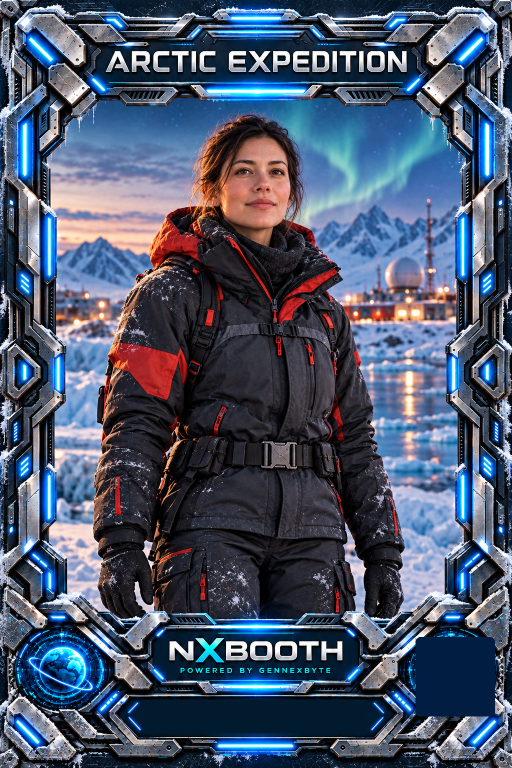
#> input picture backend/app/data/basic-footer-v2/arctic-expedition-001/template.png, 1024 x 1536 px (shown at 1/2 size); its folder holds only this picture in this run
$ python -i image_validation.py   (imports and definitions only)
#> lines starting #> are read from the running program, lines starting #| are printed output that depends on the picture
"""Decode, validate, and normalize customer image uploads.

Mobile browsers can supply HEIC/HEIF files, empty MIME types, and images whose
EXIF orientation has not been applied to the pixel data. This module trusts
decoded image bytes rather than the multipart MIME header or filename and
produces JPEG/sRGB bytes for the upload and generation pipelines.
"""

from __future__ import annotations

import hashlib
import io
from dataclasses import dataclass

from PIL import Image, ImageCms, ImageOps, UnidentifiedImageError

from app.core.config import get_settings


SUPPORTED_PIL_FORMATS = {"JPEG", "PNG", "WEBP"}
HEIF_BRANDS = {b"heic", b"heix", b"hevc", b"hevx", b"mif1", b"msf1", b"heim", b"heis", b"hevm", b"hevs"}


class ImageValidationError(Exception):
    """Raised when an upload cannot be decoded, normalized, or accepted."""

    # [11 lines left out: function __init__, not called in this run]


@dataclass(frozen=True)
class DecodedImage:
    image: Image.Image
    detected_format: str
    icc_profile: bytes | None = None
    nclx_profile: dict | None = None


@dataclass(frozen=True)
class ValidatedImage:
    width: int
    height: int
    format: str
    sha256: str
    size_bytes: int


@dataclass(frozen=True)
class CanonicalImage:
    data: bytes
    width: int
    height: int
    source_format: str
    sha256: str
    size_bytes: int


# [60 lines left out: functions _looks_like_heif, _decode_heif, not called in this run]


def decode_image_bytes(
    data: bytes,
    *,
    content_type: str | None = None,
    enforce_minimum: bool = True,
) -> DecodedImage:
    """Decode a supported image using its content, not browser MIME metadata."""
    settings = get_settings()
    if not data:
        raise ImageValidationError(
            "Uploaded file is empty.", code="IMAGE_DECODE_FAILED"
        )
    if len(data) > settings.upload_max_bytes:
        raise ImageValidationError(
            f"File is too large: {len(data)} bytes exceeds the "
            f"{settings.upload_max_bytes} byte limit."
        )

    if _looks_like_heif(data):
        return _decode_heif(data, enforce_minimum=enforce_minimum)

    try:
        with Image.open(io.BytesIO(data)) as opened:
            detected_format = (opened.format or "UNKNOWN").upper()
            if detected_format not in SUPPORTED_PIL_FORMATS:
                raise ImageValidationError(
                    f"Unsupported image format '{detected_format}'. Please upload a JPEG, PNG, WEBP or HEIC photo.",
                    code="UNSUPPORTED_IMAGE_FORMAT",
                )
            # Image headers provide dimensions before full decode. Check them
            # first to bound allocations from untrusted uploads.
            _check_dimensions(*opened.size, enforce_minimum=enforce_minimum)
            opened.load()
            oriented = ImageOps.exif_transpose(opened)
            image = oriented.copy()
            icc_profile = image.info.get("icc_profile")
    except ImageValidationError:
        raise
    except (UnidentifiedImageError, OSError, ValueError, Image.DecompressionBombError) as exc:
        if _looks_like_heif(data):
            return _decode_heif(data, enforce_minimum=enforce_minimum)
        raise ImageValidationError(
            "The photo could not be decoded. Please choose a valid JPEG, PNG, WEBP or HEIC photo.",
            code="IMAGE_DECODE_FAILED",
        ) from exc

    return DecodedImage(
        image=image,
        detected_format=detected_format,
        icc_profile=icc_profile if isinstance(icc_profile, bytes) else None,
    )


# [170 lines left out: functions _to_srgb_rgb, _convert_nclx_to_srgb, _check_dimensions, validate_decoded_dimensions, normalize_decoded_image, validate_canonical_image, not called in this run]


def normalize_uploaded_image(data: bytes, *, content_type: str | None = None) -> CanonicalImage:
    """Return a size-checked, physically oriented JPEG/sRGB customer image."""
    decoded = decode_image_bytes(data, content_type=content_type)
    oriented = ImageOps.exif_transpose(decoded.image)
    validate_decoded_dimensions(decoded)
    canonical_bytes = normalize_decoded_image(
        DecodedImage(oriented, decoded.detected_format, decoded.icc_profile)
    )
    validated = validate_canonical_image(canonical_bytes)
    return CanonicalImage(
        data=canonical_bytes,
        width=validated.width,
        height=validated.height,
        source_format=decoded.detected_format,
        sha256=validated.sha256,
        size_bytes=validated.size_bytes,
    )


# [23 lines left out: functions validate_image_bytes, normalize_for_provider, not called in this run]

>>> import cv2
>>> picture = cv2.imread('../data/basic-footer-v2/arctic-expedition-001/template.png', cv2.IMREAD_GRAYSCALE)
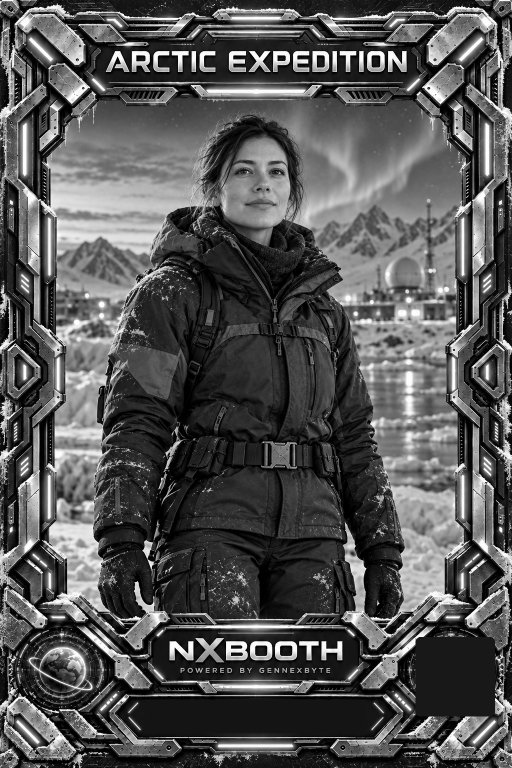
#> picture: shape (1536, 1024) (shown at 1/2 size); min 0, max 255, mean 84.2
>>> result = normalize_uploaded_image(picture)
#> (the run stopped early here; a loop or call above may not have finished)
